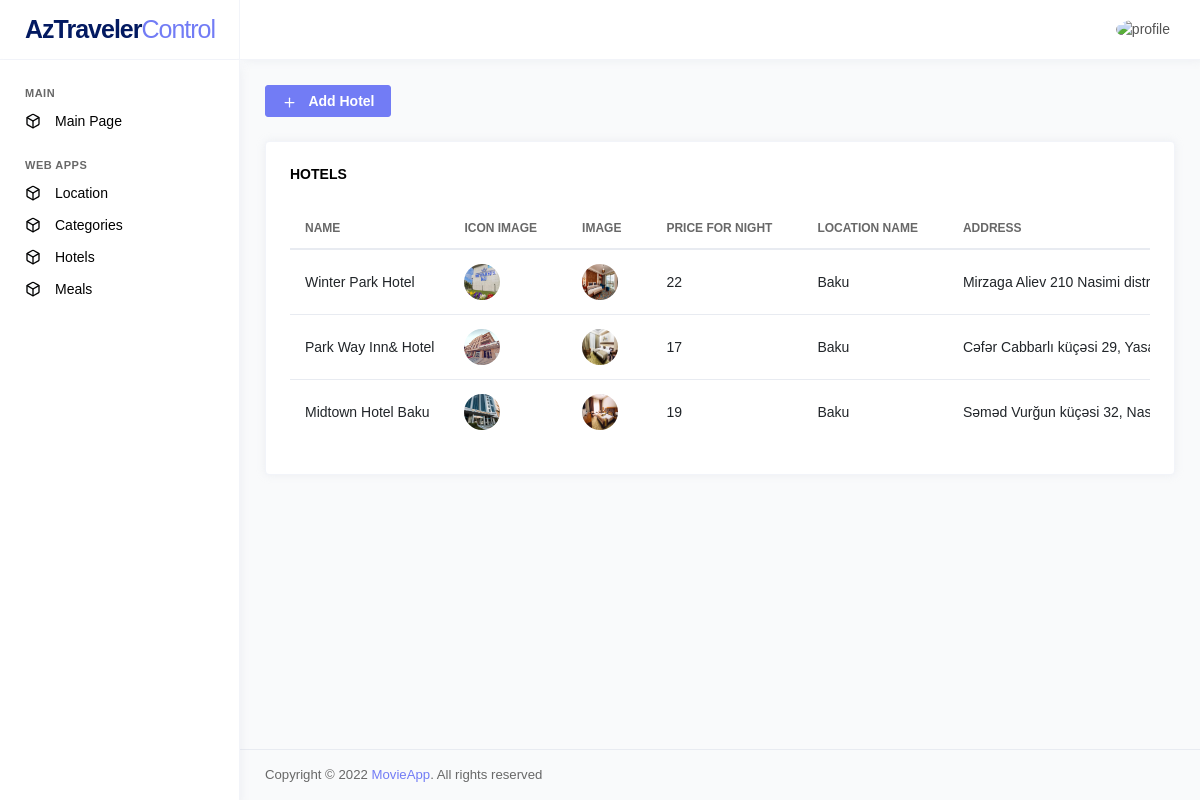
The page /hotels/ (signed in) on the database its author committed.
### main/models.py (models this page shows, shortened)
class Hotel(models.Model):
    hotel_id = models.BigAutoField(primary_key=True)
    hotel_name = models.CharField(max_length=100)
    hotel_icon_image = models.ImageField(null=True, blank=True, upload_to='media/')
    hotel_image = models.ImageField(null=True, blank=True, upload_to='media/')
    hotel_location = models.CharField(max_length=200)
    hotel_price_for_night = models.IntegerField()
    hotel_location = models.ForeignKey(Location, on_delete=models.CASCADE)
    hotel_adress = models.CharField(max_length=100, null=True, blank=True)

class Location(models.Model):
    location_id = models.BigAutoField(primary_key=True)
    location_name = models.CharField(max_length=100)
    location_image = models.ImageField(null=True, blank=True, upload_to='media/')
    created_at = models.DateField(auto_now_add=True)
    updated_at = models.DateField(auto_now_add=True)
    categories = models.ManyToManyField(Category)

### user/views.py (the view)
# urls.py: path('hotels/', views.hotels, name='hotels'),
@login_required
def hotels(request):
    context = {
        "hotels": Hotel.objects.all(),
        "title": "Hotel"
    }
    return render(request, 'hotels/hotels.html', context)

### templates/hotels/hotels.html (shortened to what this page needs)
{% extends 'layout.html' %}
{% load static  %}
{% block cssimports %}
<link rel="stylesheet" href="{% static 'vendors/datatables.net-bs4/dataTables.bootstrap4.css' %}">
{% endblock %}
{% block content %}
<div class="d-flex justify-content-between align-items-center flex-wrap grid-margin">
    <div class="d-flex align-items-center flex-wrap text-nowrap">
      <a href="/hotels/create/" class="btn btn-primary btn-icon-text mb-2 mb-md-0">
        <i class="btn-icon-prepend" data-feather="plus"></i>
        Add Hotel
      </a>
    </div>
  </div>
				<div class="row">
					<div class="col-md-12 grid-margin stretch-card">
            <div class="card">
              <div class="card-body">
                <h6 class="card-title">Hotels</h6>
                <div class="table-responsive">
                  <table id="myTable" class="table">
                    <thead>
                      <tr>
                        <th>Name</th>
                          <th>Icon Image</th>
                          <th>Image</th>
                          <th>Price for Night</th>
                          <th>Location Name</th>
                        <th>Address</th>
                      </tr>
                    </thead>
                    <tbody>
                      {% for hotel in hotels %}
                        <tr>
                          <td>{{hotel.hotel_name}}</td>
                            <td><img src="{{ hotel.hotel_icon_image.url }}"></img></td>
                            <td><img src="{{ hotel.hotel_image.url }}"></img></td>
                            <td>{{ hotel.hotel_price_for_night }}</td>
                            <td>{{ hotel.hotel_location.location_name }}</td>
                            <td>{{ hotel.hotel_adress }}</td>
                        </tr>
                      {% endfor %}
                    </tbody>
                  </table>
                </div>
              </div>
            </div>
					</div>
				</div>
{% endblock %}

### rows shown on the page
Hotel: hotel_name "Winter Park Hotel", hotel_icon_image (picture), hotel_image (picture), hotel_price_for_night "22", hotel_location.location_name "Baku", hotel_adress "Mirzaga Aliev 210 Nasimi…"
Hotel: hotel_name "Park Way Inn& Hotel", hotel_icon_image (picture), hotel_image (picture), hotel_price_for_night "17", hotel_location.location_name "Baku", hotel_adress "Cəfər Cabbarlı küçəsi 29,…"
Hotel: hotel_name "Midtown Hotel Baku", hotel_icon_image (picture), hotel_image (picture), hotel_price_for_night "19", hotel_location.location_name "Baku", hotel_adress "Səməd Vurğun küçəsi 32,…"
